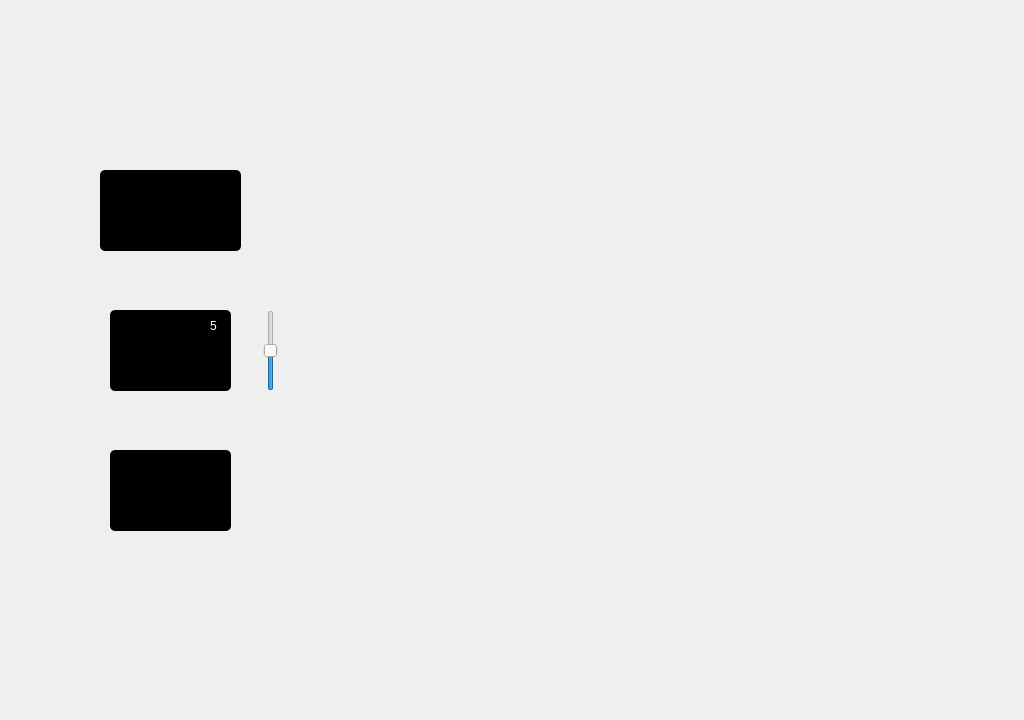
<?xml version="1.0" encoding="UTF-8"?>
<ui version="4.0">
 <class>MainWindow</class>
 <widget class="QMainWindow" name="MainWindow">
  <property name="geometry">
   <rect>
    <x>0</x>
    <y>0</y>
    <width>1024</width>
    <height>720</height>
   </rect>
  </property>
  <property name="windowTitle">
   <string>MainWindow</string>
  </property>
  <widget class="QWidget" name="centralwidget">
   <widget class="QLabel" name="HOME_IMG">
    <property name="geometry">
     <rect>
      <x>0</x>
      <y>0</y>
      <width>1041</width>
      <height>721</height>
     </rect>
    </property>
    <property name="styleSheet">
     <string notr="true">QPushButton#MONITORING {
	background-color: rgb(0, 0, 0);
	border-radius:5px;
}

QPushButton#MONITORING:hover{
 background-color: rgb(0, 255, 0);
}</string>
    </property>
    <property name="text">
     <string/>
    </property>
    <property name="pixmap">
     <pixmap>HOME_sCRN.jpg</pixmap>
    </property>
    <property name="scaledContents">
     <bool>true</bool>
    </property>
   </widget>
   <widget class="QPushButton" name="MONITORING">
    <property name="geometry">
     <rect>
      <x>100</x>
      <y>170</y>
      <width>141</width>
      <height>81</height>
     </rect>
    </property>
    <property name="styleSheet">
     <string notr="true">QPushButton#MONITORING {
	background-color: rgb(0, 0, 0);
	border-radius:5px;
}

QPushButton#MONITORING:hover{
 background-color: rgb(0, 255, 0);
}</string>
    </property>
    <property name="text">
     <string/>
    </property>
    <property name="icon">
     <iconset>
      <normaloff>1.2 icon1.png</normaloff>1.2 icon1.png</iconset>
    </property>
    <property name="iconSize">
     <size>
      <width>70</width>
      <height>70</height>
     </size>
    </property>
   </widget>
   <widget class="QPushButton" name="VOLUME">
    <property name="geometry">
     <rect>
      <x>110</x>
      <y>310</y>
      <width>121</width>
      <height>81</height>
     </rect>
    </property>
    <property name="styleSheet">
     <string notr="true">QPushButton#VOLUME {

	background-color: rgb(0, 0, 0);
 border-radius:5px;
}

QPushButton#VOLUME:hover{
 background-color: rgb(0, 255, 0);
}</string>
    </property>
    <property name="text">
     <string/>
    </property>
    <property name="icon">
     <iconset>
      <normaloff>1.3 icon2.png</normaloff>1.3 icon2.png</iconset>
    </property>
    <property name="iconSize">
     <size>
      <width>70</width>
      <height>70</height>
     </size>
    </property>
   </widget>
   <widget class="QPushButton" name="EXIT">
    <property name="geometry">
     <rect>
      <x>110</x>
      <y>450</y>
      <width>121</width>
      <height>81</height>
     </rect>
    </property>
    <property name="styleSheet">
     <string notr="true">QPushButton#EXIT {

	background-color: rgb(0, 0, 0);
 border-radius:5px;
}

QPushButton#EXIT:hover{
 background-color: rgb(0, 255, 0);
}</string>
    </property>
    <property name="text">
     <string/>
    </property>
    <property name="icon">
     <iconset>
      <normaloff>1.4 icon3.png</normaloff>1.4 icon3.png</iconset>
    </property>
    <property name="iconSize">
     <size>
      <width>70</width>
      <height>70</height>
     </size>
    </property>
   </widget>
   <widget class="QLabel" name="CAM_WINDOW">
    <property name="geometry">
     <rect>
      <x>400</x>
      <y>190</y>
      <width>561</width>
      <height>331</height>
     </rect>
    </property>
    <property name="text">
     <string/>
    </property>
   </widget>
   <widget class="QSlider" name="VOLUME_SLIDER">
    <property name="geometry">
     <rect>
      <x>260</x>
      <y>310</y>
      <width>22</width>
      <height>81</height>
     </rect>
    </property>
    <property name="minimum">
     <number>1</number>
    </property>
    <property name="maximum">
     <number>100</number>
    </property>
    <property name="sliderPosition">
     <number>50</number>
    </property>
    <property name="orientation">
     <enum>Qt::Vertical</enum>
    </property>
   </widget>
   <widget class="QLabel" name="VOLUME_LEVEL">
    <property name="geometry">
     <rect>
      <x>210</x>
      <y>310</y>
      <width>41</width>
      <height>31</height>
     </rect>
    </property>
    <property name="styleSheet">
     <string notr="true">color: rgb(255, 255, 255);
font: 14pt &quot;MS Shell Dlg 2&quot;;</string>
    </property>
    <property name="text">
     <string>5</string>
    </property>
    <property name="textFormat">
     <enum>Qt::MarkdownText</enum>
    </property>
    <property name="scaledContents">
     <bool>false</bool>
    </property>
   </widget>
  </widget>
 </widget>
 <resources/>
 <connections/>
</ui>
